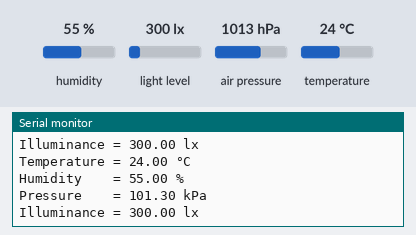
A sketch run on a simulated Arduino MKR. Shown: the last lines printed to the serial monitor. Inputs (shaded band) come from the test bench; at power-on: humidity 55 %, light level 300 lx, air pressure 1013 hPa, temperature 24 °C.

Above: at 5.8 s.
5.9 s: humidity set to 22 %
At 10.4 s:
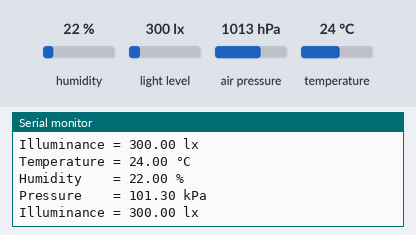
11.9 s: light level set to 40 lx
At 15.6 s:
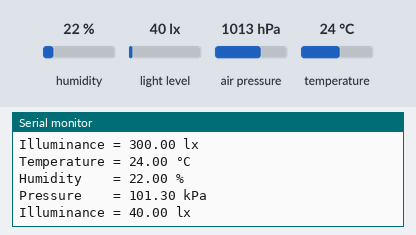
17.9 s: air pressure set to 952 hPa
At 20.8 s:
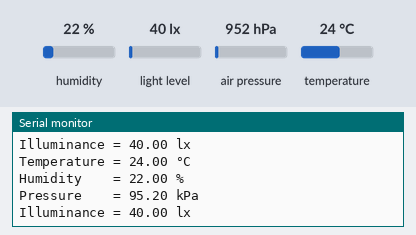

Measured:
- after the input at 5.9 s, the serial monitor: prints a new line after 4.1 s (image 1)
- after the input at 11.9 s, the serial monitor: prints a new line after 3.1 s (image 2)
- after the input at 17.9 s, the serial monitor: prints a new line after 2.1 s (image 3)

The sketch:

3_env_shield.ino
```cpp
#include <Arduino_MKRENV.h>

void setup() {
  Serial.begin(9600);
  while (!Serial);
  if (!ENV.begin()) {
    Serial.println("MKR ENV Shield konnte nicht initialisiert werden");
    while (1); // unendlich lange warten...
  }
}

void loop() {
  float temperature = ENV.readTemperature();
  float humidity    = ENV.readHumidity();
  float pressure    = ENV.readPressure();
  float illuminance = ENV.readIlluminance();

  Serial.print("Temperature = ");
  Serial.print(temperature);
  Serial.println(" °C");

  Serial.print("Humidity    = ");
  Serial.print(humidity);
  Serial.println(" %");

  Serial.print("Pressure    = ");
  Serial.print(pressure);
  Serial.println(" kPa");

  Serial.print("Illuminance = ");
  Serial.print(illuminance);
  Serial.println(" lx");

  delay(5000);
}
```
